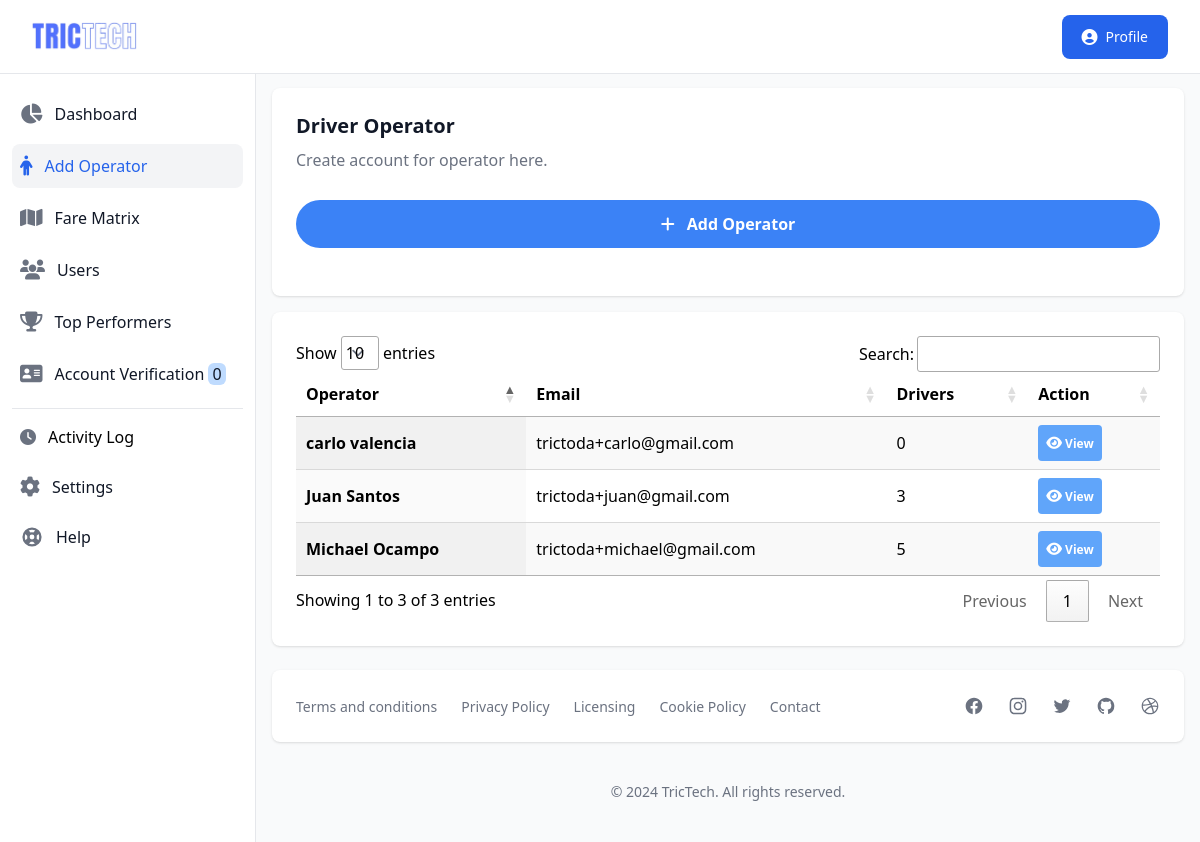
/operator.php (signed in), run on the app's committed database.
### tables this page shows
CREATE TABLE `account` (
  `id` int(11) NOT NULL,
  `unique_id` varchar(100) NOT NULL,
  `profile_img` varchar(250) DEFAULT NULL,
  `fname` varchar(50) NOT NULL,
  `lname` varchar(50) NOT NULL,
  `email` varchar(50) NOT NULL,
  `contact` varchar(20) NOT NULL,
  `birthdate` varchar(20) DEFAULT NULL,
  `address` varchar(100) DEFAULT NULL,
  `password` varchar(255) NOT NULL,
  `status` varchar(20) NOT NULL,
  `suspension` varchar(30) DEFAULT 'NO',
  `suspension_reason` varchar(255) DEFAULT NULL,
  `position` varchar(20) NOT NULL,
  `type` varchar(30) NOT NULL,
  `vercode` varchar(6) DEFAULT NULL,
  `date` varchar(50) NOT NULL
);

### operator.php (the view, shortened to what this page needs)
<?php
    include './database/connect.php';
    $unique_id = $_SESSION['unique_id'];
    $sqlUser = mysqli_query($conn,"SELECT * FROM account WHERE unique_id = '$unique_id';");
    if(mysqli_num_rows($sqlUser) > 0){
        while($row = mysqli_fetch_assoc($sqlUser)){
            $getType = $row["type"];
        }
    }
?>
<!DOCTYPE html>
<html lang="en">
<head>
    <link rel="stylesheet" href="dist/output.css">
    <link rel="stylesheet" href="https://cdn.datatables.net/1.13.1/css/jquery.dataTables.min.css">
    <link rel="stylesheet" href="https://cdnjs.cloudflare.com/ajax/libs/font-awesome/6.2.1/css/all.min.css" />
    <link rel="stylesheet" href="https://cdn.jsdelivr.net/npm/tw-elements/dist/css/index.min.css" />
    <script src="https://cdn.tailwindcss.com"></script>
</head>
<body class="bg-gray-50">
    <div>
        <nav class="bg-white border-b border-gray-200 fixed z-30 w-full">
            <div class="px-3 py-3 lg:px-5 lg:pl-3">
                <div class="flex items-center justify-between">
                    <div class="flex items-center justify-start">
                        <a href="dashboard.php" class="text-xl font-bold flex items-center p-2 lg:ml-2.5">
                            <img class="w-20 lg:w-28" src="./images/logo.png" alt="logo">
                        </a>
                    </div>
                    <div class="flex items-center">
                        <div class="hidden lg:block">
                            <a href="#" id="dropdownDefault" data-dropdown-toggle="dropdown" class="sm:inline-flex ml-5 text-white bg-blue-600 hover:bg-blue-700 focus:ring-4 font-medium rounded-lg text-sm px-5 py-2.5 text-center items-center mr-3">
                                <i class="mr-2 text-base fa fa-user-circle" aria-hidden="true"></i>
                                Profile
                            </a>
                        </div>
                    </div>
                </div>
            </div>
        </nav>
        <div class="flex overflow-hidden bg-white pt-16">
            <aside id="sidebar" class="fixed hidden z-20 h-full top-0 left-0 pt-16 flex lg:flex flex-shrink-0 flex-col w-64 transition-width duration-75" aria-label="Sidebar">
                <div class="relative flex-1 flex flex-col min-h-0 border-r border-gray-200 bg-white pt-0">
                    <div class="flex-1 flex flex-col pt-5 pb-4 overflow-y-auto">
                        <div class="flex-1 px-3 bg-white divide-y space-y-1">
                            <ul class="space-y-2 pb-2">
                                <li>
                                    <a href="admin.php" class="text-base text-gray-900 font-normal rounded-lg flex items-center p-2 hover:bg-gray-100 group">
                                    <i class="text-xl text-gray-500 flex-shrink-0 group-hover:text-gray-900 transition duration-75 fa fa-pie-chart" aria-hidden="true"></i>
                                    <span class="ml-3 flex-1 whitespace-nowrap">Dashboard</span>
                                    </a>
                                </li>
                                <?php if ($getType === 'admin') : ?>
                                    <li>
                                        <a href="operator.php" class="text-base text-gray-900 font-normal rounded-lg bg-gray-100 flex items-center p-2 group">
                                            <i class="fa fa-male text-xl text-blue-600 flex-shrink-0 transition duration-75" aria-hidden="true"></i>
                                            <span class="ml-3 flex-1 text-blue-600 whitespace-nowrap">Add Operator</span>
                                        </a>
                                    </li>
                                <?php endif; ?>
                                <?php if($getType === 'admin') : ?>
                                    <li>
                                        <a href="view/fare-matrix.php" class="text-base text-gray-900 font-normal rounded-lg hover:bg-gray-100 flex items-center p-2 group ">
                                        <i class="fa fa-map text-xl text-gray-500 flex-shrink-0 transition duration-75" aria-hidden="true"></i>
                                        <span class="ml-3 flex-1 whitespace-nowrap">Fare Matrix</span>
                                        </a>
                                    </li>
                                <?php endif; ?>
                                <?php if($getType === 'admin') : ?>
                                    <a href="user.php" class="text-base text-gray-900 font-normal rounded-lg hover:bg-gray-100 flex items-center p-2 group ">
                                    <i class="fa fa-users text-xl text-gray-500 flex-shrink-0 group-hover:text-gray-900 transition duration-75" aria-hidden="true"></i>
                                    <span class="ml-3 flex-1 whitespace-nowrap">Users</span>
                                    </a>
                                <?php endif; ?>
                                <li>
                                    <a href="top-performer.php" class="text-base text-gray-900 font-normal rounded-lg hover:bg-gray-100 flex items-center p-2 group ">
                                    <i class="fa fa-trophy text-xl text-gray-500 flex-shrink-0 transition duration-75" aria-hidden="true"></i>
                                    <span class="ml-3 flex-1 whitespace-nowrap">Top Performers</span>
                                    </a>
                                </li>
                                <li>
                                    <a href="verification-list.php" class="text-base text-gray-900 font-normal rounded-lg hover:bg-gray-100 flex items-center p-2 group ">
                                    <i class="fa fa-address-card text-xl text-gray-500 flex-shrink-0 transition duration-75" aria-hidden="true"></i>
                                    <span class="ml-3 flex-1 whitespace-nowrap">Account Verification
                                        <span class="bg-blue-200 px-1 rounded-md">
                                            <?php
                                                $totApproval = "SELECT * FROM booking_verification WHERE verification_status = 'pending'";
                                                if ($result = mysqli_query($conn, $totApproval)) {
                                                    $rowcount = mysqli_num_rows( $result );
                                                    echo $rowcount;
                                                }
                                            ?>
                                        </span>
                                    </span>
                                    </a>
                                </li>
                            </ul>
                            <div class="space-y-2 pt-2">
                                <a href="logs.php" class="text-base hover:bg-gray-100 font-normal rounded-lg group transition duration-75 flex items-center p-2">
                                    <i class="fa fa-clock  text-base text-gray-500 flex-shrink-0 group-hover:text-gray-900 transition duration-75" name="settings-outline"></i>
                                    <span class="ml-3">Activity Log</span>
                                </a>
                                <a href="setting.php" class="text-base text-gray-900 font-normal rounded-lg hover:bg-gray-100 group transition duration-75 flex items-center p-2">
                                    <i class="fa fa-cog  text-xl text-gray-500 flex-shrink-0 group-hover:text-gray-900 transition duration-75" name="settings-outline"></i>
                                    <span class="ml-3">Settings</span>
                                </a>
                                <a href="#" class="text-base text-gray-900 font-normal rounded-lg hover:bg-gray-100 group transition duration-75 flex items-center p-2">
                                    <span class="ml-3">Help</span>
                                </a>
                            </div>
                        </div>
                    </div>
                </div>
            </aside>
            <div id="main-content" class="h-full w-full bg-gray-50 relative overflow-y-auto lg:ml-64">
                <main>
                <div class="pt-6 px-4">
                        <div class="w-full grid grid-cols-1 xl:grid-cols-2 2xl:grid-cols-3 gap-4">
                            <div class="bg-white shadow rounded-lg p-4 sm:p-6 xl:p-8 h-52">
                                <div class="mb-1 flex items-center justify-between">
                                    <div>
                                        <h3 class="text-xl font-bold text-gray-900 mb-2">Driver Operator</h3>
                                        <span class="text-base font-normal text-gray-500">Create account for operator here.</span>
                                    </div>
                                </div>
                                <div class="flex flex-col mt-2">
                                    <div class="overflow-x-auto rounded-lg">
                                        <div class="align-middle inline-block min-w-full">
                                            <div class="flex justify-between mb-3 mt-5">
                                                <button
                                                    type="button"
                                                    class="text-md font-bold text-white bg-blue-500 rounded-full px-5 py-3 w-full hover:bg-blue-600"
                                                    data-te-toggle="modal"
                                                    data-te-target="#modalAdd"
                                                    data-te-ripple-init
                                                    data-te-ripple-color="light">
                                                    <i class="fa fa-plus mr-2" aria-hidden="true"></i>
                                                    <span>Add Operator</span>
                                                </button>
                                            </div>
                                        </div>
                                    </div>
                                </div>
                            </div>
                            <div class="bg-white shadow rounded-lg p-4 sm:p-6 xl:p-8  2xl:col-span-2">
                                <div class="">
                                    <table id="table_category" class="display" cellspacing="0">
                                        <thead>
                                            <tr>
                                                <th scope="col" class="py-3 px-6">Operator</th>
                                                <th scope="col" class="py-3 px-6">Email</th>
                                                <th scope="col" class="py-3 px-6">Drivers</th>
                                                <th scope="col" class="py-3 px-6">Action</th>
                                            </tr>
                                        </thead>
                                        <tbody>
                                            <?php
                                                $sql = mysqli_query($conn,"SELECT * FROM account WHERE position='operator'");
                                                if(mysqli_num_rows($sql) > 0){
                                                    while($row = mysqli_fetch_assoc($sql)){
                                                        extract($row);
                                                        ?>
                                                        <tr>
                                                            <td scope="row"><b><?php echo $fname." ". $lname; ?></b></td>
                                                            <td scope="row"><?php echo $email; ?></td>
                                                            <td scope="row">
                                                            <?php
                                                                $totDriver = "SELECT * FROM operator_drivers WHERE operator_id = '$unique_id'";
                                                                if ($result = mysqli_query($conn, $totDriver)) {
                                                                    $rowcount = mysqli_num_rows( $result );
                                                                    echo $rowcount;
                                                                }
                                                            ?>
                                                            </td>
                                                            <td>
                                                                <form method="POST">
                                                                    <a href="view-profile.php?viewProfile=<?php echo $unique_id;?>" type="submit" class="bg-blue-400 hover:bg-blue-500 text-white font-bold w-16 text-xs xl:text-xs py-2 px-2 rounded hover:shadow-lg"">
                                                                        <i class="fa fa-eye text-sm" aria-hidden="true"></i>
                                                                        View
                                                                </form>
                                                            </td>
                                                        </tr>
                                                        <?php
                                                    }
                                                }
                                            ?>
                                        </tbody>
                                    </table>
                                </div>
                            </div>
                        </div>
                    </div>
                </main>
                <footer class="bg-white md:flex md:items-center md:justify-between shadow rounded-lg p-4 md:p-6 xl:p-8 my-6 mx-4">
                    <ul class="flex items-center flex-wrap mb-6 md:mb-0">
                        <li><a id="terms_modal" href="#" class="text-sm font-normal text-gray-500 hover:underline mr-4 md:mr-6">Terms and conditions</a></li>
                        <li><a id="privacy_modal" href="#" class="text-sm font-normal text-gray-500 hover:underline mr-4 md:mr-6">Privacy Policy</a></li>
                        <li><a id="license_modal"  href="#" class="text-sm font-normal text-gray-500 hover:underline mr-4 md:mr-6">Licensing</a></li>
                        <li><a id="cookie_modal" href="#" class="text-sm font-normal text-gray-500 hover:underline mr-4 md:mr-6">Cookie Policy</a></li>
                        <li><a id="member_modal" href="#" class="text-sm font-normal text-gray-500 hover:underline">Contact</a></li>
                    </ul>
                    <div class="flex sm:justify-center space-x-6">
                    <a href="#" class="text-gray-500 hover:text-gray-900">
                    </a>
                    <a href="#" class="text-gray-500 hover:text-gray-900">
                    </a>
                    <a href="#" class="text-gray-500 hover:text-gray-900">
                    </a>
                    <a href="#" class="text-gray-500 hover:text-gray-900">
                    </a>
                    <a href="#" class="text-gray-500 hover:text-gray-900">
                    </a>
                    </div>
                </footer>
                <p class="text-center text-sm text-gray-500 my-10">
                    &copy; <?php echo date('Y'); ?> <a href="#" class="hover:underline" >TricTech</a>. All rights reserved.
                </p>
            </div>
        </div>
    </div>
</body>
</html>

### data on the page
account: fname "Juan", lname "Santos", email "trictoda+juan@gmail.com", rowcount "3"
account: fname "Michael", lname "Ocampo", email "trictoda+michael@gmail.com", rowcount "5"
account: fname "carlo", lname "valencia", email "trictoda+carlo@gmail.com", rowcount "0"

### other printed values
$rowcount "0"
